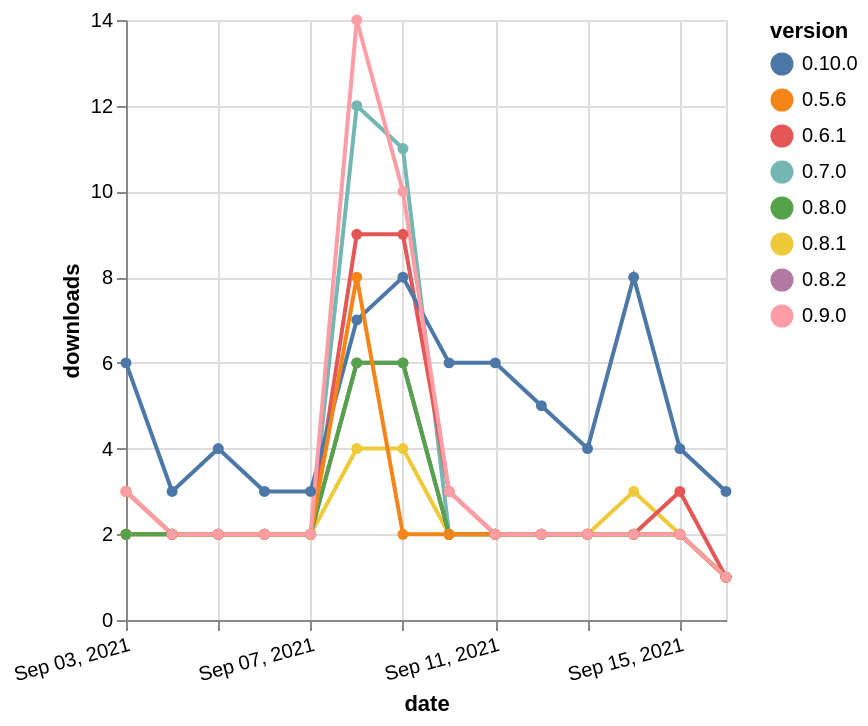

Here is the Vega-Lite specification saved for this chart:
### Vega-Lite specification from a JSON file in a GitHub repository (floating-point values rounded to 4 significant figures)
{"$schema": "https://vega.github.io/schema/vega-lite/v5.json", "description": "A simple bar chart with embedded data.", "data": {"values": [{"date": "2021-09-03", "total": 3054, "delta": 2, "version": "0.7.0"}, {"date": "2021-09-04", "total": 3056, "delta": 2, "version": "0.7.0"}, {"date": "2021-09-05", "total": 3058, "delta": 2, "version": "0.7.0"}, {"date": "2021-09-06", "total": 3060, "delta": 2, "version": "0.7.0"}, {"date": "2021-09-07", "total": 3062, "delta": 2, "version": "0.7.0"}, {"date": "2021-09-08", "total": 3074, "delta": 12, "version": "0.7.0"}, {"date": "2021-09-09", "total": 3085, "delta": 11, "version": "0.7.0"}, {"date": "2021-09-10", "total": 3087, "delta": 2, "version": "0.7.0"}, {"date": "2021-09-11", "total": 3089, "delta": 2, "version": "0.7.0"}, {"date": "2021-09-12", "total": 3091, "delta": 2, "version": "0.7.0"}, {"date": "2021-09-13", "total": 3093, "delta": 2, "version": "0.7.0"}, {"date": "2021-09-14", "total": 3095, "delta": 2, "version": "0.7.0"}, {"date": "2021-09-15", "total": 3097, "delta": 2, "version": "0.7.0"}, {"date": "2021-09-16", "total": 3098, "delta": 1, "version": "0.7.0"}, {"date": "2021-09-03", "total": 1802, "delta": 2, "version": "0.8.1"}, {"date": "2021-09-04", "total": 1804, "delta": 2, "version": "0.8.1"}, {"date": "2021-09-05", "total": 1806, "delta": 2, "version": "0.8.1"}, {"date": "2021-09-06", "total": 1808, "delta": 2, "version": "0.8.1"}, {"date": "2021-09-07", "total": 1810, "delta": 2, "version": "0.8.1"}, {"date": "2021-09-08", "total": 1814, "delta": 4, "version": "0.8.1"}, {"date": "2021-09-09", "total": 1818, "delta": 4, "version": "0.8.1"}, {"date": "2021-09-10", "total": 1820, "delta": 2, "version": "0.8.1"}, {"date": "2021-09-11", "total": 1822, "delta": 2, "version": "0.8.1"}, {"date": "2021-09-12", "total": 1824, "delta": 2, "version": "0.8.1"}, {"date": "2021-09-13", "total": 1826, "delta": 2, "version": "0.8.1"}, {"date": "2021-09-14", "total": 1829, "delta": 3, "version": "0.8.1"}, {"date": "2021-09-15", "total": 1831, "delta": 2, "version": "0.8.1"}, {"date": "2021-09-16", "total": 1832, "delta": 1, "version": "0.8.1"}, {"date": "2021-09-03", "total": 3323, "delta": 2, "version": "0.6.1"}, {"date": "2021-09-04", "total": 3325, "delta": 2, "version": "0.6.1"}, {"date": "2021-09-05", "total": 3327, "delta": 2, "version": "0.6.1"}, {"date": "2021-09-06", "total": 3329, "delta": 2, "version": "0.6.1"}, {"date": "2021-09-07", "total": 3331, "delta": 2, "version": "0.6.1"}, {"date": "2021-09-08", "total": 3340, "delta": 9, "version": "0.6.1"}, {"date": "2021-09-09", "total": 3349, "delta": 9, "version": "0.6.1"}, {"date": "2021-09-10", "total": 3352, "delta": 3, "version": "0.6.1"}, {"date": "2021-09-11", "total": 3354, "delta": 2, "version": "0.6.1"}, {"date": "2021-09-12", "total": 3356, "delta": 2, "version": "0.6.1"}, {"date": "2021-09-13", "total": 3358, "delta": 2, "version": "0.6.1"}, {"date": "2021-09-14", "total": 3360, "delta": 2, "version": "0.6.1"}, {"date": "2021-09-15", "total": 3363, "delta": 3, "version": "0.6.1"}, {"date": "2021-09-16", "total": 3364, "delta": 1, "version": "0.6.1"}, {"date": "2021-09-03", "total": 1371, "delta": 3, "version": "0.8.2"}, {"date": "2021-09-04", "total": 1373, "delta": 2, "version": "0.8.2"}, {"date": "2021-09-05", "total": 1375, "delta": 2, "version": "0.8.2"}, {"date": "2021-09-06", "total": 1377, "delta": 2, "version": "0.8.2"}, {"date": "2021-09-07", "total": 1379, "delta": 2, "version": "0.8.2"}, {"date": "2021-09-08", "total": 1385, "delta": 6, "version": "0.8.2"}, {"date": "2021-09-09", "total": 1391, "delta": 6, "version": "0.8.2"}, {"date": "2021-09-10", "total": 1393, "delta": 2, "version": "0.8.2"}, {"date": "2021-09-11", "total": 1395, "delta": 2, "version": "0.8.2"}, {"date": "2021-09-12", "total": 1397, "delta": 2, "version": "0.8.2"}, {"date": "2021-09-13", "total": 1399, "delta": 2, "version": "0.8.2"}, {"date": "2021-09-14", "total": 1401, "delta": 2, "version": "0.8.2"}, {"date": "2021-09-15", "total": 1403, "delta": 2, "version": "0.8.2"}, {"date": "2021-09-16", "total": 1404, "delta": 1, "version": "0.8.2"}, {"date": "2021-09-03", "total": 372, "delta": 6, "version": "0.10.0"}, {"date": "2021-09-04", "total": 375, "delta": 3, "version": "0.10.0"}, {"date": "2021-09-05", "total": 379, "delta": 4, "version": "0.10.0"}, {"date": "2021-09-06", "total": 382, "delta": 3, "version": "0.10.0"}, {"date": "2021-09-07", "total": 385, "delta": 3, "version": "0.10.0"}, {"date": "2021-09-08", "total": 392, "delta": 7, "version": "0.10.0"}, {"date": "2021-09-09", "total": 400, "delta": 8, "version": "0.10.0"}, {"date": "2021-09-10", "total": 406, "delta": 6, "version": "0.10.0"}, {"date": "2021-09-11", "total": 412, "delta": 6, "version": "0.10.0"}, {"date": "2021-09-12", "total": 417, "delta": 5, "version": "0.10.0"}, {"date": "2021-09-13", "total": 421, "delta": 4, "version": "0.10.0"}, {"date": "2021-09-14", "total": 429, "delta": 8, "version": "0.10.0"}, {"date": "2021-09-15", "total": 433, "delta": 4, "version": "0.10.0"}, {"date": "2021-09-16", "total": 436, "delta": 3, "version": "0.10.0"}, {"date": "2021-09-03", "total": 1661, "delta": 2, "version": "0.8.0"}, {"date": "2021-09-04", "total": 1663, "delta": 2, "version": "0.8.0"}, {"date": "2021-09-05", "total": 1665, "delta": 2, "version": "0.8.0"}, {"date": "2021-09-06", "total": 1667, "delta": 2, "version": "0.8.0"}, {"date": "2021-09-07", "total": 1669, "delta": 2, "version": "0.8.0"}, {"date": "2021-09-08", "total": 1675, "delta": 6, "version": "0.8.0"}, {"date": "2021-09-09", "total": 1681, "delta": 6, "version": "0.8.0"}, {"date": "2021-09-10", "total": 1683, "delta": 2, "version": "0.8.0"}, {"date": "2021-09-11", "total": 1685, "delta": 2, "version": "0.8.0"}, {"date": "2021-09-12", "total": 1687, "delta": 2, "version": "0.8.0"}, {"date": "2021-09-13", "total": 1689, "delta": 2, "version": "0.8.0"}, {"date": "2021-09-14", "total": 1691, "delta": 2, "version": "0.8.0"}, {"date": "2021-09-15", "total": 1693, "delta": 2, "version": "0.8.0"}, {"date": "2021-09-16", "total": 1694, "delta": 1, "version": "0.8.0"}, {"date": "2021-09-03", "total": 4572, "delta": 3, "version": "0.5.6"}, {"date": "2021-09-04", "total": 4574, "delta": 2, "version": "0.5.6"}, {"date": "2021-09-05", "total": 4576, "delta": 2, "version": "0.5.6"}, {"date": "2021-09-06", "total": 4578, "delta": 2, "version": "0.5.6"}, {"date": "2021-09-07", "total": 4580, "delta": 2, "version": "0.5.6"}, {"date": "2021-09-08", "total": 4588, "delta": 8, "version": "0.5.6"}, {"date": "2021-09-09", "total": 4590, "delta": 2, "version": "0.5.6"}, {"date": "2021-09-10", "total": 4592, "delta": 2, "version": "0.5.6"}, {"date": "2021-09-11", "total": 4594, "delta": 2, "version": "0.5.6"}, {"date": "2021-09-12", "total": 4596, "delta": 2, "version": "0.5.6"}, {"date": "2021-09-13", "total": 4598, "delta": 2, "version": "0.5.6"}, {"date": "2021-09-14", "total": 4600, "delta": 2, "version": "0.5.6"}, {"date": "2021-09-15", "total": 4602, "delta": 2, "version": "0.5.6"}, {"date": "2021-09-16", "total": 4603, "delta": 1, "version": "0.5.6"}, {"date": "2021-09-03", "total": 1521, "delta": 3, "version": "0.9.0"}, {"date": "2021-09-04", "total": 1523, "delta": 2, "version": "0.9.0"}, {"date": "2021-09-05", "total": 1525, "delta": 2, "version": "0.9.0"}, {"date": "2021-09-06", "total": 1527, "delta": 2, "version": "0.9.0"}, {"date": "2021-09-07", "total": 1529, "delta": 2, "version": "0.9.0"}, {"date": "2021-09-08", "total": 1543, "delta": 14, "version": "0.9.0"}, {"date": "2021-09-09", "total": 1553, "delta": 10, "version": "0.9.0"}, {"date": "2021-09-10", "total": 1556, "delta": 3, "version": "0.9.0"}, {"date": "2021-09-11", "total": 1558, "delta": 2, "version": "0.9.0"}, {"date": "2021-09-12", "total": 1560, "delta": 2, "version": "0.9.0"}, {"date": "2021-09-13", "total": 1562, "delta": 2, "version": "0.9.0"}, {"date": "2021-09-14", "total": 1564, "delta": 2, "version": "0.9.0"}, {"date": "2021-09-15", "total": 1566, "delta": 2, "version": "0.9.0"}, {"date": "2021-09-16", "total": 1567, "delta": 1, "version": "0.9.0"}]}, "width": "container", "mark": {"type": "line", "point": {"filled": true}}, "encoding": {"x": {"field": "date", "type": "temporal", "timeUnit": "yearmonthdate", "title": "date", "axis": {"labelAngle": -15}}, "y": {"field": "delta", "type": "quantitative", "title": "downloads"}, "color": {"field": "version", "type": "nominal"}, "tooltip": {"field": "delta"}}}
